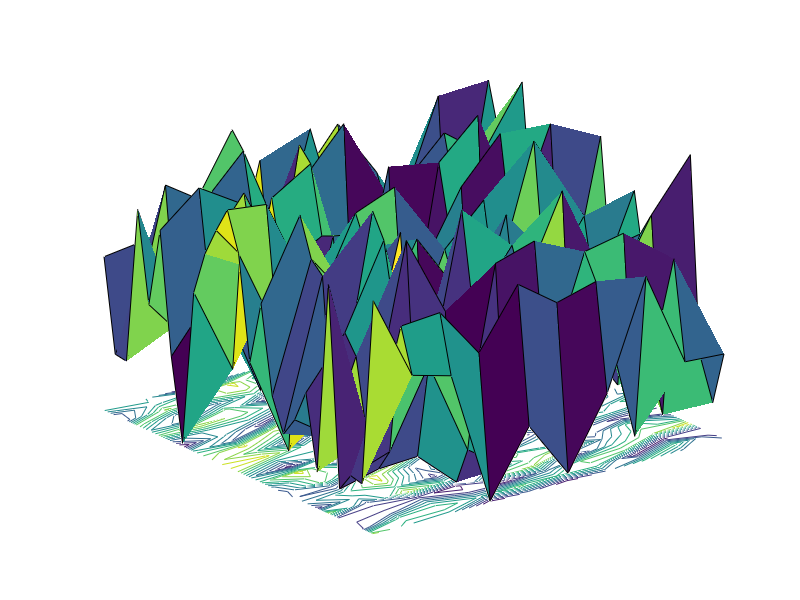

Write the MATLAB code that produced this figure.
%generateArtwork.m

% Create a surface plot using the surf function
figure;
%numPoints = 12;  % looks good from 10 to 25
%surf(rand(numPoints),rand(numPoints),rand(numPoints))

numPoints1 = 25;
numPoints2 = 10;
surfc(linspace(0,1,numPoints2),linspace(0,1,numPoints1),rand(numPoints1,numPoints2)) % w contour plot


% Turn off the axis and the grid
%axis('square', 'off');
grid('off');
axis('off')